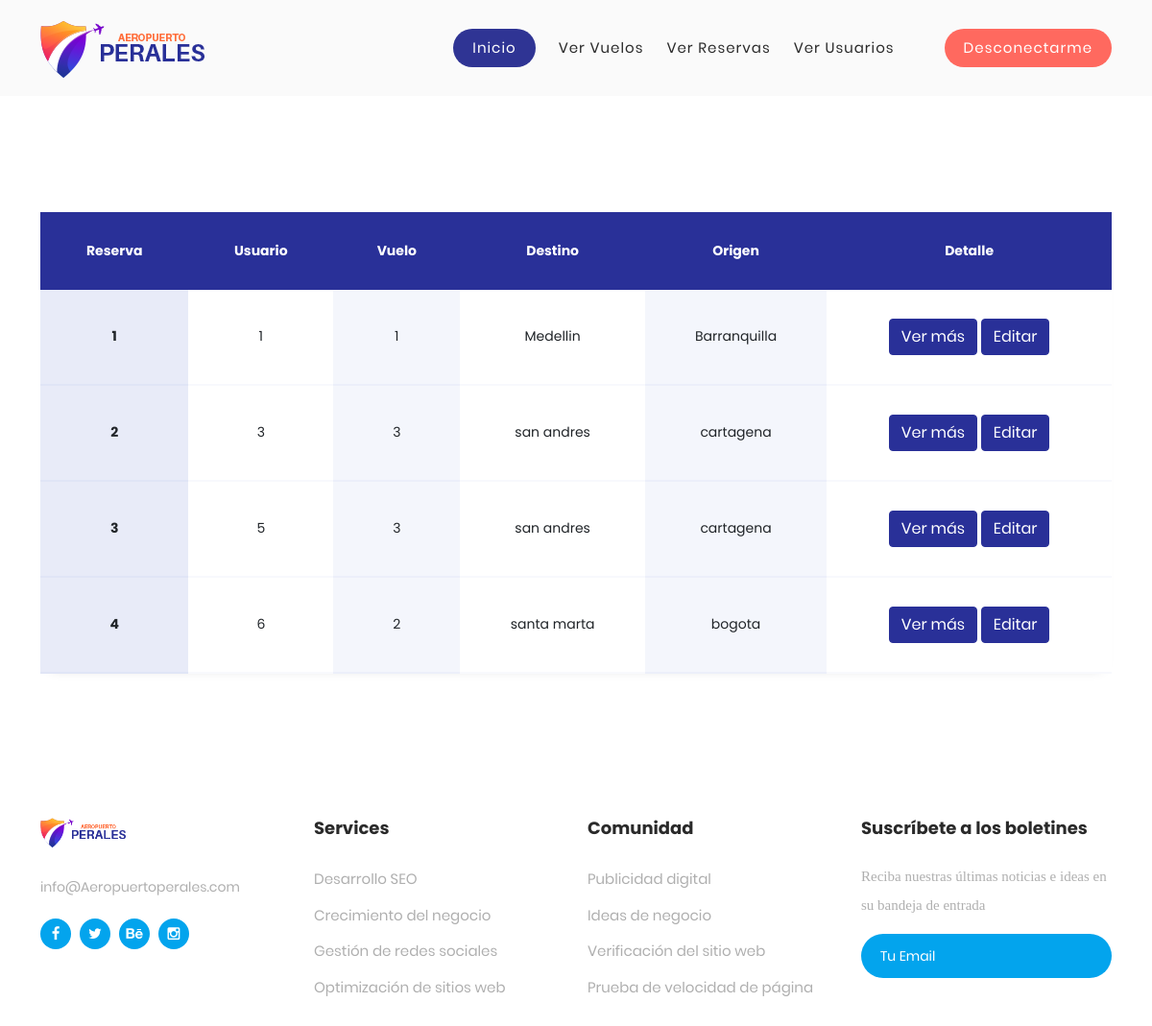
Page /bookings (signed in) on the earlier database version.
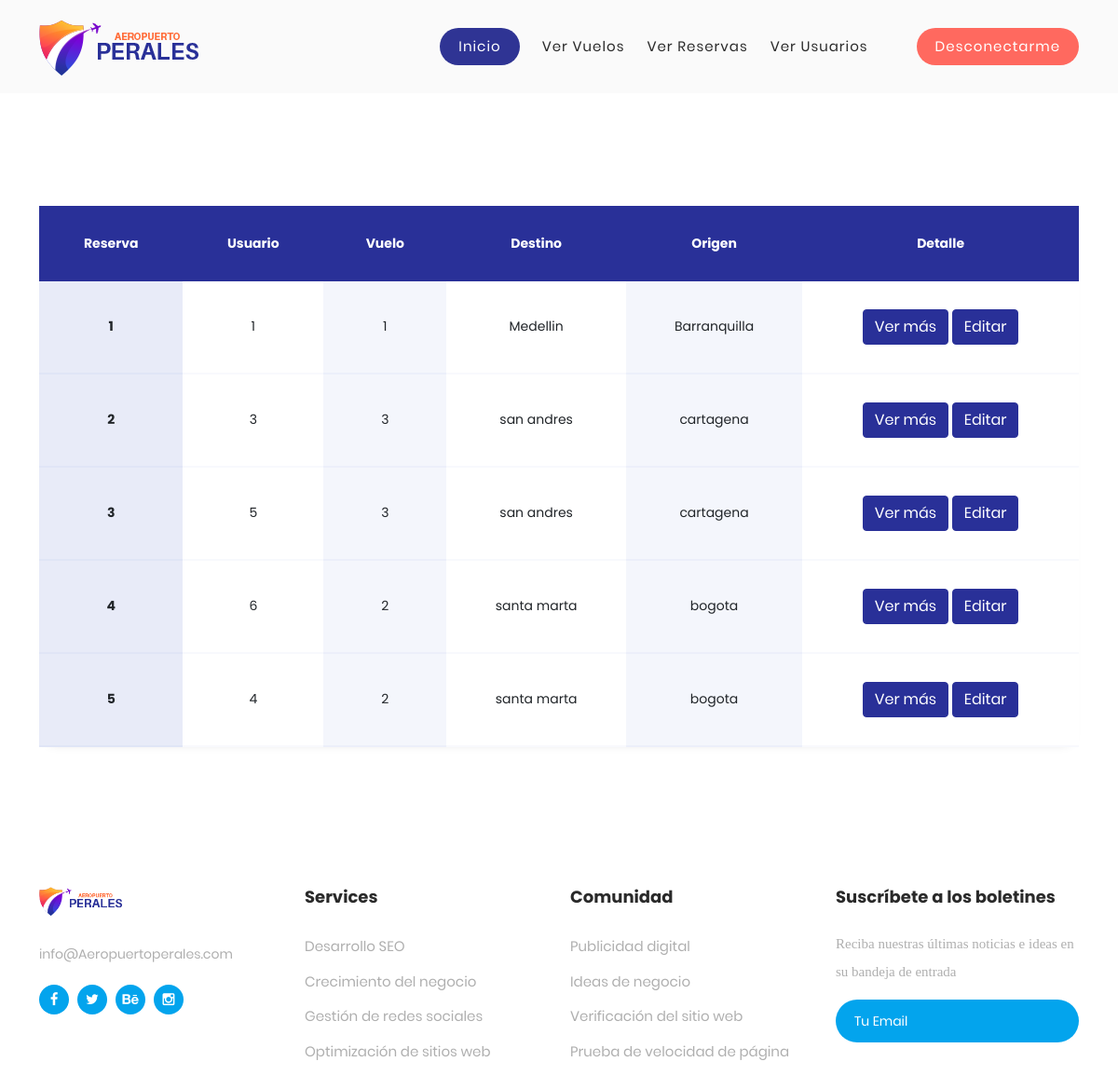
Same page on the later database version.
### tables this page shows
CREATE TABLE reserva (id_reserva INTEGER NOT NULL PRIMARY KEY, id_usuario INTEGER REFERENCES usuarios (id_usuario) NOT NULL, id_de_vuelo INTEGER REFERENCES vuelos (id_de_vuelo) NOT NULL, origen STRING, destino STRING, fecha_salida DATE, hora_salida TIME, fecha_regreso DATE, hora_regreso TIME);

### app.py (the view)
@app.route('/bookings', methods=('GET', 'POST'))
@login_required
def view_bookings():
    db = get_db()
    bookings = db.execute('SELECT * FROM reserva').fetchall()
    return render_template("bookings.html", bookings=bookings)

### app.py (called while the page is built)
def login_required(view):
    @functools.wraps(view)
    def wrapped_view(**kwargs):
        if g.user is None:
            return redirect(url_for('login'))
        return view(**kwargs)
    return wrapped_view

@app.before_request
def load_logged_in_user():
    user_id = session.get('user_id')
    if user_id is None:
        g.user = None
    else:
        db = get_db()
        g.user = db.execute('SELECT * FROM usuarios WHERE id_usuario = ?', (user_id,)).fetchone()

### db.py (called while the page is built)
def get_db():
    try:
        if 'db' not in g:
            g.db = sqlite3.connect('database.db')
        return g.db
    except Error:
        print(Error)

### templates/bookings.html (shortened to what this page needs)
{% extends "base.html" %}
{% block content %}
    <section class="ftco-section">
		<div class="container">
			<div class="row">
				<div class="col-md-12">
					<div class="table-wrap">
                        <h4 class="text-center mb-4">Reservas</h4>
						<table class="table">
					    <thead class="thead-primary">
					      <tr>
					        <th>Reserva</th>
					        <th>Usuario</th>
					        <th>Vuelo</th>
							  <th>Destino</th>
							  <th>Origen</th>
							  <th>Detalle</th>
					      </tr>
					    </thead>
					    <tbody>
                        {% for booking in bookings %}
					      <tr>
					        <th scope="row" class="scope" >{{ booking[0] }}</th>
					        <td>{{ booking[1] }}</td>
					        <td>{{ booking[2] }}</td>
					        <td>{{ booking[3] }}</td>
					        <td>{{ booking[4] }}</td>
					        <td>
								<a href={{ url_for('view_booking', id_reserva=booking[0]) }} class="btn btn-primary">Ver más</a>
								<a href={{ url_for('edit_booking', id_booking=booking[0]) }} class="btn btn-primary">Editar</a>
							</td>
					      </tr>
                        {% endfor %}
					    </tbody>
					  </table>
					</div>
				</div>
			</div>
		</div>
	</section>
{% endblock %}

### templates/base.html (shortened to what this page needs)
<!DOCTYPE html>
<html lang="en">
<head>
	<link rel="stylesheet" type="text/css" href="{{ url_for('static', filename='bootstrap/css/bootstrap.min.css') }}">
	<link rel="stylesheet" type="text/css" href="{{ url_for('static', filename='fonts/font-awesome-4.7.0/css/font-awesome.min.css') }}">
	<link rel="stylesheet" type="text/css" href="{{ url_for('static', filename='fonts/Linearicons-Free-v1.0.0/icon-font.min.css') }}">
	<link rel="stylesheet" type="text/css" href="{{ url_for('static', filename='vendor/animate/animate.css') }}">
	<link rel="stylesheet" type="text/css" href="{{ url_for('static', filename='vendor/css-hamburgers/hamburgers.min.css') }}">
	<link rel="stylesheet" type="text/css" href="{{ url_for('static', filename='vendor/animsition/css/animsition.min.css') }}">
	<link rel="stylesheet" type="text/css" href="{{ url_for('static', filename='vendor/select2/select2.min.css') }}">
	<link rel="stylesheet" type="text/css" href="{{ url_for('static', filename='vendor/daterangepicker/daterangepicker.css') }}">
    <link rel="stylesheet" type="text/css" href="{{ url_for('static', filename='css/main.css') }}"/>
    <link rel="stylesheet" type="text/css" href="{{ url_for('static', filename='css/util.css') }}"/>
	<link rel="stylesheet" type="text/css" href="{{ url_for('static', filename='css/fontawesome.css') }}">
    <link rel="stylesheet" type="text/css" href="{{ url_for('static', filename='css/template_aeropuerto_perales.css') }}">
    <link rel="stylesheet" type="text/css" href="{{ url_for('static', filename='css/animated.css') }}">
    <link rel="stylesheet" type="text/css" href="{{ url_for('static', filename='css/owl.css') }}">
</head>
<body>
    <section class="content">
        <h1>{% block mainTitle %} {% endblock %}</h1>
        {% block navbar %}
            {% if g.user %}
        <header class="header-area header-sticky wow slideInDown" data-wow-duration="0.75s" data-wow-delay="0s">
    <div class="container">
      <div class="row">
        <div class="col-12">
          <nav class="main-nav">
            <a href="{{ url_for('home') }}" class="logo">
              <img src="{{ url_for('static', filename='images/logo.png') }}">
            </a>
            <ul class="nav">
              <li class="scroll-to-section"><a href="{{ url_for('home') }}" class="active">Inicio</a></li>
              {% if tipo_usuario == 3 %}
                 <li class="scroll-to-section"><a href="{{ url_for('search_flights') }}">Buscar vuelos</a></li>
                 <li class="scroll-to-section"><a href="{{ url_for('profile') }}">Perfil</a></li>
                 <li class="scroll-to-section"><div class="main-red-button-hover"><a href="{{ url_for('logout') }}">Desconectarme</a></div></li>
               {% else %}
                 <li class="scroll-to-section"><a href="{{ url_for('view_flights') }}">Ver vuelos</a></li>
                 <li class="scroll-to-section"><a href="{{ url_for('view_bookings') }}">Ver Reservas</a></li>
                 <li class="scroll-to-section"><a href="{{ url_for('view_users') }}">Ver usuarios</a></li>
                <li class="scroll-to-section"><div class="main-red-button-hover"><a href="{{ url_for('logout') }}">Desconectarme</a></div></li>
               {% endif %}
            </ul>
          </nav>
        </div>
      </div>
    </div>
  </header>
        {% endif %}
        {% endblock %}
        {% block content %}{% endblock %}
{% block footer %}
        {% if g.user %}
<footer>
    <div class="container">
      <div class="row">
        <div class="col-lg-3">
          <div class="about footer-item">
            <div class="logo">
              <a href="#"><img src="{{ url_for('static', filename='images/logo.png') }}" alt="Aeropuerto Perales - Plataforma de Gestion de Vuelos"></a>
            </div>
            <a href="#">info@Aeropuertoperales.com</a>
            <ul>
              <li><a href="#"><i class="fa fa-facebook"></i></a></li>
              <li><a href="#"><i class="fa fa-twitter"></i></a></li>
              <li><a href="#"><i class="fa fa-behance"></i></a></li>
              <li><a href="#"><i class="fa fa-instagram"></i></a></li>
            </ul>
          </div>
        </div>
        <div class="col-lg-3">
          <div class="services footer-item">
            <h4>Services</h4>
            <ul>
              <li><a href="#">Desarrollo SEO</a></li>
              <li><a href="#">Crecimiento del negocio</a></li>
              <li><a href="#">Gestión de redes sociales</a></li>
              <li><a href="#">Optimización de sitios web</a></li>
            </ul>
          </div>
        </div>
        <div class="col-lg-3">
          <div class="community footer-item">
            <h4>Comunidad</h4>
            <ul>
              <li><a href="#">Publicidad digital</a></li>
              <li><a href="#">Ideas de negocio</a></li>
              <li><a href="#">Verificación del sitio web</a></li>
              <li><a href="#">Prueba de velocidad de página</a></li>
            </ul>
          </div>
        </div>
        <div class="col-lg-3">
          <div class="subscribe-newsletters footer-item">
            <h4>Suscríbete a los boletines</h4>
            <p>Reciba nuestras últimas noticias e ideas en su bandeja de entrada</p>
            <form action="#" method="get">
              <input type="text" name="email" id="email" pattern="[^ @]*@[^ @]*" placeholder="Tu Email" required="">
              <button type="submit" id="form-submit" class="main-button "><i class="fa fa-paper-plane-o"></i></button>
            </form>
          </div>
        </div>
        <div class="col-lg-12">
          <div class="copyright">
            <br>
          </div>
        </div>
      </div>
    </div>
  </footer>
        {% endif %}
{% endblock %}
    </section>
</body>
</html>

### static/css/main.css (style rules this page uses)
* { margin: 0px; padding: 0px; box-sizing: border-box; }
body, html { height: 100%; font-family: Poppins-Regular, sans-serif; }
a { font-family: Poppins-Regular; font-size: 14px; line-height: 1.7; color: #666666; margin: 0px; transition: all 0.4s; -webkit-transition: all 0.4s; -o-transition: all 0.4s; -moz-transition: all 0.4s; }
h1,h2,h3,h4,h5,h6 { margin: 0px; }
p { font-family: Poppins-Regular; font-size: 14px; line-height: 1.7; color: #666666; margin: 0px; }
ul, li { margin: 0px; list-style-type: none; }
input { outline: none; border: none; }
button { outline: none !important; border: none; background: transparent; }
* { -webkit-box-sizing: border-box; -moz-box-sizing: border-box; box-sizing: border-box; }
body { font-family: Poppins-Regular; font-size: 15px; margin: 0; color: #fff; }
input, textarea, select, button { font-family: Poppins-Regular; }
p, h1, h2, h3, h4, h5, h6, ul { margin: 0; }
img { max-width: 100%; }
ul { padding-left: 0; margin-bottom: 0; }
a { text-decoration: none; }
form { width: 100%; }
button { border: none; width: 100%; height: 46px; border-radius: 22.5px; margin: auto; margin-top: 40px; cursor: pointer; display: flex; align-items: center; justify-content: center; padding: 0; background: #fff; color: #ff97a4; text-transform: uppercase; font-size: 17px; overflow: hidden; -webkit-transform: perspective(1px) translateZ(0); transform: perspective(1px) translateZ(0); position: relative; -webkit-transition-property: color; transition-property: color; -webkit-transition-duration: 0.3s; transition-duration: 0.3s; }
button:before { content: ""; position: absolute; z-index: -1; top: 0; bottom: 0; left: 0; right: 0; background: #fd677a; -webkit-transform: scaleX(0); transform: scaleX(0); -webkit-transform-origin: 50%; transform-origin: 50%; -webkit-transition-property: transform; transition-property: transform; -webkit-transition-duration: 0.3s; transition-duration: 0.3s; -webkit-transition-timing-function: ease-out; transition-timing-function: ease-out; }
p { font-family: "Muli-SemiBold"; color: #ffff66; margin-bottom: 22px; }

Differences in the rows shown:
added reserva: id_reserva "5", id_usuario "4", id_de_vuelo "2", origen "santa marta", destino "bogota"
